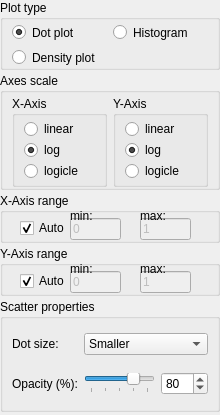
<?xml version="1.0" encoding="UTF-8"?>
<ui version="4.0">
 <class>Form</class>
 <widget class="QWidget" name="Form">
  <property name="geometry">
   <rect>
    <x>0</x>
    <y>0</y>
    <width>220</width>
    <height>415</height>
   </rect>
  </property>
  <property name="sizePolicy">
   <sizepolicy hsizetype="Preferred" vsizetype="Preferred">
    <horstretch>0</horstretch>
    <verstretch>0</verstretch>
   </sizepolicy>
  </property>
  <property name="windowTitle">
   <string>Form</string>
  </property>
  <layout class="QVBoxLayout" name="verticalLayout_3">
   <property name="spacing">
    <number>3</number>
   </property>
   <property name="leftMargin">
    <number>0</number>
   </property>
   <property name="topMargin">
    <number>0</number>
   </property>
   <property name="rightMargin">
    <number>0</number>
   </property>
   <property name="bottomMargin">
    <number>0</number>
   </property>
   <item>
    <widget class="QGroupBox" name="plotTypeBox">
     <property name="maximumSize">
      <size>
       <width>16777215</width>
       <height>70</height>
      </size>
     </property>
     <property name="title">
      <string>Plot type</string>
     </property>
     <property name="flat">
      <bool>true</bool>
     </property>
     <layout class="QGridLayout" name="gridLayout_2">
      <property name="topMargin">
       <number>3</number>
      </property>
      <property name="bottomMargin">
       <number>0</number>
      </property>
      <item row="0" column="0">
       <widget class="QRadioButton" name="dotRadio">
        <property name="text">
         <string>Dot plot</string>
        </property>
        <property name="checked">
         <bool>true</bool>
        </property>
       </widget>
      </item>
      <item row="1" column="0">
       <widget class="QRadioButton" name="densityRadio">
        <property name="text">
         <string>Density plot</string>
        </property>
       </widget>
      </item>
      <item row="0" column="1">
       <widget class="QRadioButton" name="histRadio">
        <property name="text">
         <string>Histogram</string>
        </property>
       </widget>
      </item>
     </layout>
    </widget>
   </item>
   <item>
    <widget class="QGroupBox" name="axisOptionBox">
     <property name="maximumSize">
      <size>
       <width>16777215</width>
       <height>180</height>
      </size>
     </property>
     <property name="title">
      <string>Axes scale</string>
     </property>
     <property name="flat">
      <bool>true</bool>
     </property>
     <layout class="QHBoxLayout" name="horizontalLayout_4">
      <property name="topMargin">
       <number>3</number>
      </property>
      <property name="bottomMargin">
       <number>0</number>
      </property>
      <item>
       <widget class="QGroupBox" name="xAxisOptionBox">
        <property name="title">
         <string>X-Axis</string>
        </property>
        <property name="flat">
         <bool>false</bool>
        </property>
        <layout class="QVBoxLayout" name="verticalLayout_5">
         <property name="spacing">
          <number>1</number>
         </property>
         <property name="topMargin">
          <number>3</number>
         </property>
         <property name="bottomMargin">
          <number>3</number>
         </property>
         <item>
          <widget class="QRadioButton" name="xLinRadio">
           <property name="text">
            <string>linear</string>
           </property>
          </widget>
         </item>
         <item>
          <widget class="QRadioButton" name="xLogRadio">
           <property name="text">
            <string>log</string>
           </property>
           <property name="checked">
            <bool>true</bool>
           </property>
          </widget>
         </item>
         <item>
          <widget class="QRadioButton" name="xLogicleRadio">
           <property name="text">
            <string>logicle</string>
           </property>
          </widget>
         </item>
        </layout>
       </widget>
      </item>
      <item>
       <widget class="QGroupBox" name="yAxisOptionBox">
        <property name="title">
         <string>Y-Axis</string>
        </property>
        <property name="flat">
         <bool>false</bool>
        </property>
        <layout class="QVBoxLayout" name="verticalLayout_2">
         <property name="spacing">
          <number>1</number>
         </property>
         <property name="topMargin">
          <number>3</number>
         </property>
         <property name="bottomMargin">
          <number>3</number>
         </property>
         <item>
          <widget class="QRadioButton" name="yLinRadio">
           <property name="text">
            <string>linear</string>
           </property>
          </widget>
         </item>
         <item>
          <widget class="QRadioButton" name="yLogRadio">
           <property name="text">
            <string>log</string>
           </property>
           <property name="checked">
            <bool>true</bool>
           </property>
          </widget>
         </item>
         <item>
          <widget class="QRadioButton" name="yLogicleRadio">
           <property name="text">
            <string>logicle</string>
           </property>
          </widget>
         </item>
        </layout>
       </widget>
      </item>
     </layout>
    </widget>
   </item>
   <item>
    <widget class="QGroupBox" name="xRangeBox">
     <property name="minimumSize">
      <size>
       <width>0</width>
       <height>50</height>
      </size>
     </property>
     <property name="maximumSize">
      <size>
       <width>16777215</width>
       <height>70</height>
      </size>
     </property>
     <property name="title">
      <string>X-Axis range</string>
     </property>
     <property name="flat">
      <bool>true</bool>
     </property>
     <widget class="QCheckBox" name="xlimAutoCheck">
      <property name="geometry">
       <rect>
        <x>20</x>
        <y>25</y>
        <width>51</width>
        <height>20</height>
       </rect>
      </property>
      <property name="text">
       <string>Auto</string>
      </property>
      <property name="checked">
       <bool>true</bool>
      </property>
     </widget>
     <widget class="QLineEdit" name="xlimMinEdit">
      <property name="enabled">
       <bool>false</bool>
      </property>
      <property name="geometry">
       <rect>
        <x>70</x>
        <y>25</y>
        <width>51</width>
        <height>22</height>
       </rect>
      </property>
      <property name="text">
       <string notr="true">0</string>
      </property>
     </widget>
     <widget class="QLineEdit" name="xlimMaxEdit">
      <property name="enabled">
       <bool>false</bool>
      </property>
      <property name="geometry">
       <rect>
        <x>140</x>
        <y>25</y>
        <width>51</width>
        <height>22</height>
       </rect>
      </property>
      <property name="text">
       <string notr="true">1</string>
      </property>
     </widget>
     <widget class="QLabel" name="label_3">
      <property name="geometry">
       <rect>
        <x>70</x>
        <y>15</y>
        <width>31</width>
        <height>16</height>
       </rect>
      </property>
      <property name="text">
       <string>min:</string>
      </property>
     </widget>
     <widget class="QLabel" name="label_6">
      <property name="geometry">
       <rect>
        <x>140</x>
        <y>15</y>
        <width>41</width>
        <height>16</height>
       </rect>
      </property>
      <property name="text">
       <string>max:</string>
      </property>
     </widget>
    </widget>
   </item>
   <item>
    <widget class="QGroupBox" name="yRangeBox">
     <property name="minimumSize">
      <size>
       <width>0</width>
       <height>50</height>
      </size>
     </property>
     <property name="maximumSize">
      <size>
       <width>16777215</width>
       <height>70</height>
      </size>
     </property>
     <property name="title">
      <string>Y-Axis range</string>
     </property>
     <property name="flat">
      <bool>true</bool>
     </property>
     <property name="checkable">
      <bool>false</bool>
     </property>
     <widget class="QCheckBox" name="ylimAutoCheck">
      <property name="geometry">
       <rect>
        <x>20</x>
        <y>25</y>
        <width>51</width>
        <height>20</height>
       </rect>
      </property>
      <property name="text">
       <string>Auto</string>
      </property>
      <property name="checked">
       <bool>true</bool>
      </property>
     </widget>
     <widget class="QLineEdit" name="ylimMaxEdit">
      <property name="enabled">
       <bool>false</bool>
      </property>
      <property name="geometry">
       <rect>
        <x>140</x>
        <y>25</y>
        <width>51</width>
        <height>22</height>
       </rect>
      </property>
      <property name="text">
       <string notr="true">1</string>
      </property>
     </widget>
     <widget class="QLineEdit" name="ylimMinEdit">
      <property name="enabled">
       <bool>false</bool>
      </property>
      <property name="geometry">
       <rect>
        <x>70</x>
        <y>25</y>
        <width>51</width>
        <height>22</height>
       </rect>
      </property>
      <property name="text">
       <string notr="true">0</string>
      </property>
     </widget>
     <widget class="QLabel" name="label_7">
      <property name="geometry">
       <rect>
        <x>70</x>
        <y>15</y>
        <width>31</width>
        <height>16</height>
       </rect>
      </property>
      <property name="text">
       <string>min:</string>
      </property>
     </widget>
     <widget class="QLabel" name="label_8">
      <property name="geometry">
       <rect>
        <x>140</x>
        <y>15</y>
        <width>41</width>
        <height>16</height>
       </rect>
      </property>
      <property name="text">
       <string>max:</string>
      </property>
     </widget>
    </widget>
   </item>
   <item>
    <widget class="QStackedWidget" name="stackWidget">
     <property name="currentIndex">
      <number>0</number>
     </property>
     <widget class="QWidget" name="pageDots">
      <layout class="QVBoxLayout" name="verticalLayout">
       <property name="leftMargin">
        <number>0</number>
       </property>
       <property name="topMargin">
        <number>0</number>
       </property>
       <property name="rightMargin">
        <number>0</number>
       </property>
       <property name="bottomMargin">
        <number>0</number>
       </property>
       <item>
        <widget class="QGroupBox" name="groupBox">
         <property name="title">
          <string>Scatter properties</string>
         </property>
         <property name="flat">
          <bool>true</bool>
         </property>
         <layout class="QGridLayout" name="gridLayout">
          <property name="topMargin">
           <number>3</number>
          </property>
          <property name="bottomMargin">
           <number>3</number>
          </property>
          <item row="1" column="2" colspan="2">
           <widget class="QSlider" name="opacitySlider">
            <property name="minimum">
             <number>20</number>
            </property>
            <property name="maximum">
             <number>100</number>
            </property>
            <property name="singleStep">
             <number>20</number>
            </property>
            <property name="pageStep">
             <number>20</number>
            </property>
            <property name="value">
             <number>80</number>
            </property>
            <property name="orientation">
             <enum>Qt::Horizontal</enum>
            </property>
            <property name="tickPosition">
             <enum>QSlider::TicksBelow</enum>
            </property>
            <property name="tickInterval">
             <number>20</number>
            </property>
           </widget>
          </item>
          <item row="0" column="0">
           <widget class="QLabel" name="label">
            <property name="text">
             <string>Dot size:</string>
            </property>
           </widget>
          </item>
          <item row="1" column="4">
           <widget class="QSpinBox" name="opacitySpinBox">
            <property name="sizePolicy">
             <sizepolicy hsizetype="Expanding" vsizetype="Fixed">
              <horstretch>0</horstretch>
              <verstretch>0</verstretch>
             </sizepolicy>
            </property>
            <property name="minimum">
             <number>20</number>
            </property>
            <property name="maximum">
             <number>100</number>
            </property>
            <property name="singleStep">
             <number>20</number>
            </property>
            <property name="value">
             <number>80</number>
            </property>
           </widget>
          </item>
          <item row="1" column="0">
           <widget class="QLabel" name="label_2">
            <property name="text">
             <string>Opacity (%):</string>
            </property>
           </widget>
          </item>
          <item row="0" column="2" colspan="3">
           <widget class="QComboBox" name="dotSizeComboBox">
            <item>
             <property name="text">
              <string>Smaller</string>
             </property>
            </item>
            <item>
             <property name="text">
              <string>Small</string>
             </property>
            </item>
            <item>
             <property name="text">
              <string>Regular</string>
             </property>
            </item>
            <item>
             <property name="text">
              <string>Big</string>
             </property>
            </item>
            <item>
             <property name="text">
              <string>Bigger</string>
             </property>
            </item>
           </widget>
          </item>
         </layout>
        </widget>
       </item>
      </layout>
     </widget>
     <widget class="QWidget" name="pageHist">
      <layout class="QVBoxLayout" name="verticalLayout_4">
       <property name="spacing">
        <number>3</number>
       </property>
       <property name="leftMargin">
        <number>0</number>
       </property>
       <property name="topMargin">
        <number>0</number>
       </property>
       <property name="rightMargin">
        <number>0</number>
       </property>
       <property name="bottomMargin">
        <number>0</number>
       </property>
       <item>
        <widget class="QGroupBox" name="normBox">
         <property name="enabled">
          <bool>false</bool>
         </property>
         <property name="sizePolicy">
          <sizepolicy hsizetype="Preferred" vsizetype="Minimum">
           <horstretch>0</horstretch>
           <verstretch>0</verstretch>
          </sizepolicy>
         </property>
         <property name="minimumSize">
          <size>
           <width>0</width>
           <height>55</height>
          </size>
         </property>
         <property name="title">
          <string>Y-Axis in histogram</string>
         </property>
         <property name="flat">
          <bool>true</bool>
         </property>
         <layout class="QGridLayout" name="gridLayout_3">
          <property name="topMargin">
           <number>3</number>
          </property>
          <property name="bottomMargin">
           <number>3</number>
          </property>
          <item row="0" column="1">
           <widget class="QRadioButton" name="norm2PercRadio">
            <property name="text">
             <string>Unit Area</string>
            </property>
            <property name="checked">
             <bool>true</bool>
            </property>
           </widget>
          </item>
          <item row="0" column="0">
           <widget class="QRadioButton" name="norm2CountRadio">
            <property name="text">
             <string>Cell Count</string>
            </property>
           </widget>
          </item>
         </layout>
        </widget>
       </item>
       <item>
        <widget class="QGroupBox" name="smoothBox">
         <property name="enabled">
          <bool>false</bool>
         </property>
         <property name="sizePolicy">
          <sizepolicy hsizetype="Preferred" vsizetype="Minimum">
           <horstretch>0</horstretch>
           <verstretch>0</verstretch>
          </sizepolicy>
         </property>
         <property name="minimumSize">
          <size>
           <width>0</width>
           <height>55</height>
          </size>
         </property>
         <property name="title">
          <string>Smooth histogram</string>
         </property>
         <property name="flat">
          <bool>true</bool>
         </property>
         <layout class="QHBoxLayout" name="horizontalLayout_5">
          <property name="topMargin">
           <number>3</number>
          </property>
          <property name="bottomMargin">
           <number>3</number>
          </property>
          <item>
           <widget class="QSlider" name="smoothSlider">
            <property name="sizePolicy">
             <sizepolicy hsizetype="Expanding" vsizetype="Expanding">
              <horstretch>0</horstretch>
              <verstretch>0</verstretch>
             </sizepolicy>
            </property>
            <property name="maximum">
             <number>128</number>
            </property>
            <property name="singleStep">
             <number>8</number>
            </property>
            <property name="pageStep">
             <number>8</number>
            </property>
            <property name="tracking">
             <bool>false</bool>
            </property>
            <property name="orientation">
             <enum>Qt::Horizontal</enum>
            </property>
            <property name="tickPosition">
             <enum>QSlider::TicksAbove</enum>
            </property>
            <property name="tickInterval">
             <number>32</number>
            </property>
           </widget>
          </item>
          <item>
           <widget class="QSpinBox" name="smoothSpinBox">
            <property name="maximumSize">
             <size>
              <width>50</width>
              <height>16777215</height>
             </size>
            </property>
            <property name="maximum">
             <number>128</number>
            </property>
            <property name="singleStep">
             <number>8</number>
            </property>
           </widget>
          </item>
         </layout>
        </widget>
       </item>
      </layout>
     </widget>
    </widget>
   </item>
   <item>
    <spacer name="verticalSpacer">
     <property name="orientation">
      <enum>Qt::Vertical</enum>
     </property>
     <property name="sizeHint" stdset="0">
      <size>
       <width>20</width>
       <height>40</height>
      </size>
     </property>
    </spacer>
   </item>
  </layout>
 </widget>
 <resources/>
 <connections>
  <connection>
   <sender>smoothSlider</sender>
   <signal>valueChanged(int)</signal>
   <receiver>smoothSpinBox</receiver>
   <slot>setValue(int)</slot>
   <hints>
    <hint type="sourcelabel">
     <x>720</x>
     <y>764</y>
    </hint>
    <hint type="destinationlabel">
     <x>913</x>
     <y>766</y>
    </hint>
   </hints>
  </connection>
  <connection>
   <sender>smoothSpinBox</sender>
   <signal>valueChanged(int)</signal>
   <receiver>smoothSlider</receiver>
   <slot>setValue(int)</slot>
   <hints>
    <hint type="sourcelabel">
     <x>913</x>
     <y>766</y>
    </hint>
    <hint type="destinationlabel">
     <x>720</x>
     <y>764</y>
    </hint>
   </hints>
  </connection>
  <connection>
   <sender>histRadio</sender>
   <signal>toggled(bool)</signal>
   <receiver>smoothBox</receiver>
   <slot>setEnabled(bool)</slot>
   <hints>
    <hint type="sourcelabel">
     <x>1357</x>
     <y>594</y>
    </hint>
    <hint type="destinationlabel">
     <x>1297</x>
     <y>998</y>
    </hint>
   </hints>
  </connection>
  <connection>
   <sender>xlimAutoCheck</sender>
   <signal>toggled(bool)</signal>
   <receiver>xlimMaxEdit</receiver>
   <slot>setDisabled(bool)</slot>
   <hints>
    <hint type="sourcelabel">
     <x>1242</x>
     <y>758</y>
    </hint>
    <hint type="destinationlabel">
     <x>1387</x>
     <y>759</y>
    </hint>
   </hints>
  </connection>
  <connection>
   <sender>xlimAutoCheck</sender>
   <signal>toggled(bool)</signal>
   <receiver>xlimMinEdit</receiver>
   <slot>setDisabled(bool)</slot>
   <hints>
    <hint type="sourcelabel">
     <x>1242</x>
     <y>758</y>
    </hint>
    <hint type="destinationlabel">
     <x>1317</x>
     <y>759</y>
    </hint>
   </hints>
  </connection>
  <connection>
   <sender>ylimAutoCheck</sender>
   <signal>toggled(bool)</signal>
   <receiver>ylimMinEdit</receiver>
   <slot>setDisabled(bool)</slot>
   <hints>
    <hint type="sourcelabel">
     <x>1242</x>
     <y>826</y>
    </hint>
    <hint type="destinationlabel">
     <x>1317</x>
     <y>827</y>
    </hint>
   </hints>
  </connection>
  <connection>
   <sender>ylimAutoCheck</sender>
   <signal>toggled(bool)</signal>
   <receiver>ylimMaxEdit</receiver>
   <slot>setDisabled(bool)</slot>
   <hints>
    <hint type="sourcelabel">
     <x>1242</x>
     <y>826</y>
    </hint>
    <hint type="destinationlabel">
     <x>1387</x>
     <y>827</y>
    </hint>
   </hints>
  </connection>
  <connection>
   <sender>dotRadio</sender>
   <signal>toggled(bool)</signal>
   <receiver>normBox</receiver>
   <slot>setDisabled(bool)</slot>
   <hints>
    <hint type="sourcelabel">
     <x>91</x>
     <y>44</y>
    </hint>
    <hint type="destinationlabel">
     <x>172</x>
     <y>448</y>
    </hint>
   </hints>
  </connection>
  <connection>
   <sender>histRadio</sender>
   <signal>toggled(bool)</signal>
   <receiver>normBox</receiver>
   <slot>setEnabled(bool)</slot>
   <hints>
    <hint type="sourcelabel">
     <x>254</x>
     <y>44</y>
    </hint>
    <hint type="destinationlabel">
     <x>172</x>
     <y>448</y>
    </hint>
   </hints>
  </connection>
  <connection>
   <sender>opacitySlider</sender>
   <signal>valueChanged(int)</signal>
   <receiver>opacitySpinBox</receiver>
   <slot>setValue(int)</slot>
   <hints>
    <hint type="sourcelabel">
     <x>113</x>
     <y>307</y>
    </hint>
    <hint type="destinationlabel">
     <x>187</x>
     <y>308</y>
    </hint>
   </hints>
  </connection>
  <connection>
   <sender>opacitySpinBox</sender>
   <signal>valueChanged(int)</signal>
   <receiver>opacitySlider</receiver>
   <slot>setValue(int)</slot>
   <hints>
    <hint type="sourcelabel">
     <x>187</x>
     <y>308</y>
    </hint>
    <hint type="destinationlabel">
     <x>113</x>
     <y>307</y>
    </hint>
   </hints>
  </connection>
 </connections>
</ui>
